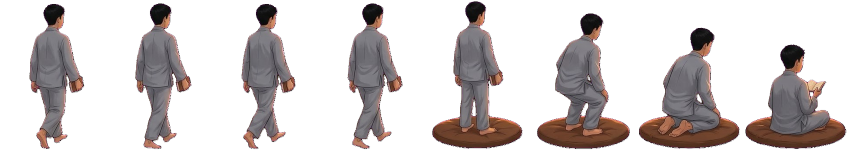
#> input picture assets/characters/anim_man.png, 1696 x 300 px, found by its file name (shown at 1/2 size)
$ python deep_forensic_checks.py
#> lines starting #> are read from the running program, lines starting #| are printed output that depends on the picture
import os
import hashlib
import wave
import struct
import math
from PIL import Image

WORKSPACE_ROOT = r"c:\Users\tn018\Desktop\Person\media\tiktok\app-live"
ASSETS_DIR = os.path.join(WORKSPACE_ROOT, "assets")

def audit_character_spritesheets():
    print("=" * 70)
    print("DEEP AUDIT: CHARACTER SPRITESHEETS & FRAMES")
    print("=" * 70)
    chars = [
        ("char_man", "characters/anim_man.png", 8),
        ("char_woman", "characters/anim_woman.png", 8),
        ("char_granny", "characters/anim_granny.png", 8),
        ("char_child", "characters/anim_child.png", 8),
        ("char_monk", "characters/anim_monk.png", 8),
        ("char_nun", "characters/anim_nun.png", 8),
        ("char_master", "characters/anim_master.png", 8),
    ]

    char_crops = {}

    for cid, rel_path, frame_count in chars:
        p = os.path.join(ASSETS_DIR, rel_path.replace("/", os.sep))
        im = Image.open(p)
#> im is the input picture: PIL image 1696x300 RGBA; mean R, G, B, A 34.2, 28.5, 28.1, 78.6
        w, h = im.size
#> w = 1696; h = 300
        fw = w // frame_count
#> fw = 212
        print(f"\nEvaluating character: {cid} (total strip: {w}x{h}, frame: {fw}x{h})")
#| Evaluating character: char_man (total strip: 1696x300, frame: 212x300)

        frames = []
        for i in range(frame_count):
            box = (i * fw, 0, (i + 1) * fw, h)
            frame_crop = im.crop(box)
            frames.append(frame_crop)
#> this loop made 8 passes
#> pass 1, in audit_character_spritesheets, `frame_crop = im.crop(box)`:
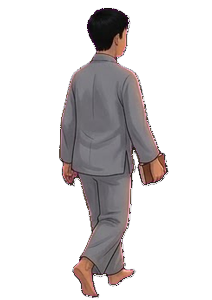
#> frame_crop: PIL image 212x300 RGBA; mean R, G, B, A 29.6, 26.1, 26.7, 65.5; transparent parts drawn white
#> pass 2, in audit_character_spritesheets, `frame_crop = im.crop(box)`:
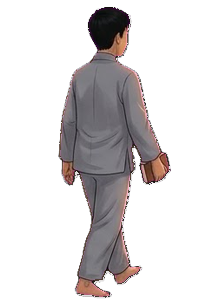
#> frame_crop: PIL image 212x300 RGBA; mean R, G, B, A 29.7, 26.3, 27.1, 66.1; transparent parts drawn white
#> pass 3, in audit_character_spritesheets, `frame_crop = im.crop(box)`:
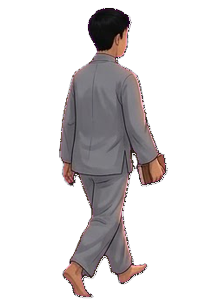
#> frame_crop: PIL image 212x300 RGBA; mean R, G, B, A 29.3, 25.9, 26.7, 65.6; transparent parts drawn white
#> after the loop, frames = 8 items

        char_crops[cid] = (frames, fw, h)

        # Check frame-to-frame variations using pixel differences
        def frame_diff(im_a, im_b):
            bytes_a = im_a.tobytes()
            bytes_b = im_b.tobytes()
            diff_sum = sum(abs(a - b) for a, b in zip(bytes_a, bytes_b))
#> diff_sum = 1461249
            return diff_sum / len(bytes_a)

        diff_0_1 = frame_diff(frames[0], frames[1])
#> diff_0_1 = 5.74
        diff_0_4 = frame_diff(frames[0], frames[4])
#> diff_0_4 = 24.32
        diff_4_7 = frame_diff(frames[4], frames[7])
#> diff_4_7 = 31.08

        print(f"  Frame variation diff(F0, F1) [walk step]:      {diff_0_1:.2f}")
#|   Frame variation diff(F0, F1) [walk step]:      5.74
        print(f"  Frame variation diff(F0, F4) [walk vs sit]:     {diff_0_4:.2f}")
#|   Frame variation diff(F0, F4) [walk vs sit]:     24.32
        print(f"  Frame variation diff(F4, F7) [sit vs idle]:     {diff_4_7:.2f}")
#|   Frame variation diff(F4, F7) [sit vs idle]:     31.08

        if diff_0_1 == 0 or diff_0_4 == 0 or diff_4_7 == 0:
            print(f"  [FAIL] Static/identical frames detected in {cid}!")
        else:
            print(f"  [PASS] Non-trivial frame variations confirmed across walk, sitting, and idle.")
#> pass 2 of the loop in audit_character_spritesheets, `for cid, rel_path, frame_count in chars:`:
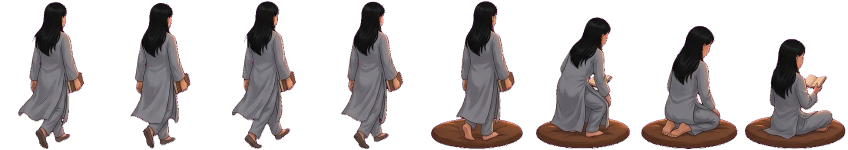
#> input picture assets/characters/anim_woman.png, 1696 x 300 px, found by its file name (shown at 1/2 size)
#> in audit_character_spritesheets, im is the input picture: PIL image 1696x300 RGBA; mean R, G, B, A 33.5, 28.4, 28.3, 87.5
#| Evaluating character: char_woman (total strip: 1696x300, frame: 212x300)
#> the loop in audit_character_spritesheets, `for i in range(frame_count):` made 8 passes
#> pass 1, in audit_character_spritesheets, `frame_crop = im.crop(box)`:
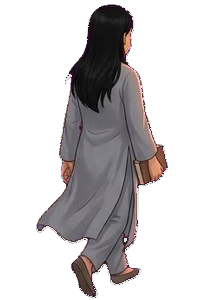
#> frame_crop: PIL image 212x300 RGBA; mean R, G, B, A 30.4, 27.4, 28.4, 79; transparent parts drawn white
#> pass 3, in audit_character_spritesheets, `frame_crop = im.crop(box)`:
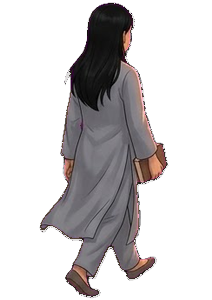
#> frame_crop: PIL image 212x300 RGBA; mean R, G, B, A 30.7, 27.8, 28.7, 79.5; transparent parts drawn white
#> diff_0_1 = 7.39
#> diff_0_4 = 31.18
#> diff_4_7 = 28.41
#|   Frame variation diff(F0, F1) [walk step]:      7.39
#|   Frame variation diff(F0, F4) [walk vs sit]:     31.18
#|   Frame variation diff(F4, F7) [sit vs idle]:     28.41
#> pass 3 of the loop in audit_character_spritesheets, `for cid, rel_path, frame_count in chars:`:
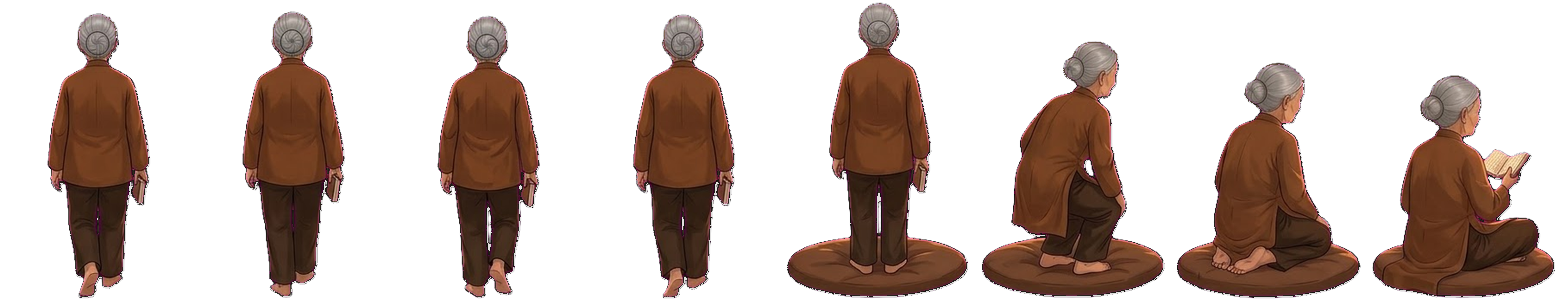
#> input picture assets/characters/anim_granny.png, 1560 x 300 px, found by its file name
#> in audit_character_spritesheets, im is the input picture: PIL image 1560x300 RGBA; mean R, G, B, A 36, 21.5, 15.1, 88.9
#| Evaluating character: char_granny (total strip: 1560x300, frame: 195x300)
#> the loop in audit_character_spritesheets, `for i in range(frame_count):` made 8 passes
#> pass 1, in audit_character_spritesheets, `frame_crop = im.crop(box)`:
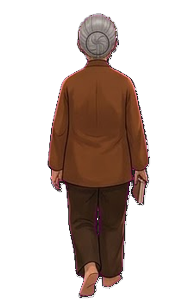
#> frame_crop: PIL image 195x300 RGBA; mean R, G, B, A 30.3, 18, 12.7, 76.7; transparent parts drawn white
#> pass 3, in audit_character_spritesheets, `frame_crop = im.crop(box)`:
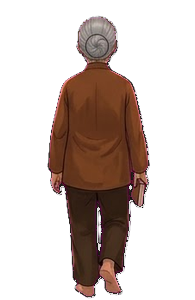
#> frame_crop: PIL image 195x300 RGBA; mean R, G, B, A 30.3, 17.9, 12.8, 77.4; transparent parts drawn white
#> diff_0_1 = 4.11
#> diff_0_4 = 21.2
#> diff_4_7 = 28.76
#|   Frame variation diff(F0, F1) [walk step]:      4.11
#|   Frame variation diff(F0, F4) [walk vs sit]:     21.20
#|   Frame variation diff(F4, F7) [sit vs idle]:     28.76
#> the loop made 5 passes; the first 3 are shown

    # Cross-character difference
    print("\n--- Cross-Character Distinctiveness ---")
    char_keys = list(char_crops.keys())
    for i in range(len(char_keys)):
        for j in range(i + 1, len(char_keys)):
            c1 = char_keys[i]
            c2 = char_keys[j]
            f1_idle = char_crops[c1][0][7] # Frame 7 idle
            f2_idle = char_crops[c2][0][7] # Frame 7 idle
            f2_resized = f2_idle.resize(f1_idle.size)
            bytes_a = f1_idle.tobytes()
            bytes_b = f2_resized.tobytes()
            diff = sum(abs(a - b) for a, b in zip(bytes_a, bytes_b)) / len(bytes_a)
            print(f"  Diff({c1:12}, {c2:12}): {diff:.2f}")
            if diff < 1.0:
                print(f"  [FAIL] {c1} and {c2} appear identical/aliased!")

# [94 lines left out: functions audit_audio_sfx_waveforms, audit_codebase_cleanliness, not called in this run]

if __name__ == "__main__":
#> (the run stopped early here; a loop or call above may not have finished)
